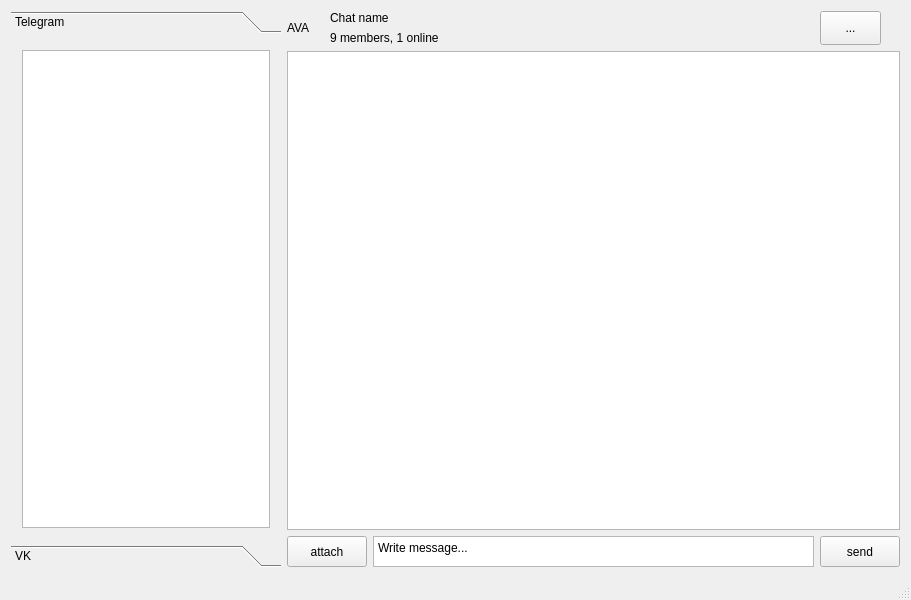
<?xml version="1.0" encoding="UTF-8"?>
<ui version="4.0">
 <class>MainWindow</class>
 <widget class="QMainWindow" name="MainWindow">
  <property name="geometry">
   <rect>
    <x>0</x>
    <y>0</y>
    <width>911</width>
    <height>600</height>
   </rect>
  </property>
  <property name="windowTitle">
   <string>MainWindow</string>
  </property>
  <widget class="QWidget" name="centralWidget">
   <layout class="QGridLayout" name="gridLayout">
    <item row="0" column="1" rowspan="2">
     <widget class="QLabel" name="avaL">
      <property name="maximumSize">
       <size>
        <width>41</width>
        <height>41</height>
       </size>
      </property>
      <property name="text">
       <string>AVA</string>
      </property>
     </widget>
    </item>
    <item row="3" column="4">
     <widget class="QPushButton" name="sendB">
      <property name="maximumSize">
       <size>
        <width>16777215</width>
        <height>31</height>
       </size>
      </property>
      <property name="text">
       <string>send</string>
      </property>
     </widget>
    </item>
    <item row="2" column="1" colspan="4">
     <widget class="QListView" name="messageView"/>
    </item>
    <item row="1" column="2" colspan="2">
     <widget class="QLabel" name="chatStatus">
      <property name="text">
       <string>9 members, 1 online</string>
      </property>
     </widget>
    </item>
    <item row="3" column="1" colspan="2">
     <widget class="QPushButton" name="attachB">
      <property name="maximumSize">
       <size>
        <width>16777215</width>
        <height>31</height>
       </size>
      </property>
      <property name="text">
       <string>attach</string>
      </property>
     </widget>
    </item>
    <item row="3" column="3">
     <widget class="QTextEdit" name="textEdit">
      <property name="maximumSize">
       <size>
        <width>16777215</width>
        <height>31</height>
       </size>
      </property>
      <property name="html">
       <string>&lt;!DOCTYPE HTML PUBLIC &quot;-//W3C//DTD HTML 4.0//EN&quot; &quot;http://www.w3.org/TR/REC-html40/strict.dtd&quot;&gt;
&lt;html&gt;&lt;head&gt;&lt;meta name=&quot;qrichtext&quot; content=&quot;1&quot; /&gt;&lt;style type=&quot;text/css&quot;&gt;
p, li { white-space: pre-wrap; }
&lt;/style&gt;&lt;/head&gt;&lt;body style=&quot; font-family:'Sans Serif'; font-size:9pt; font-weight:400; font-style:normal;&quot;&gt;
&lt;p style=&quot; margin-top:0px; margin-bottom:0px; margin-left:0px; margin-right:0px; -qt-block-indent:0; text-indent:0px;&quot;&gt;Write message...&lt;/p&gt;&lt;/body&gt;&lt;/html&gt;</string>
      </property>
     </widget>
    </item>
    <item row="0" column="4" rowspan="2">
     <widget class="QPushButton" name="chaActionsB">
      <property name="maximumSize">
       <size>
        <width>61</width>
        <height>41</height>
       </size>
      </property>
      <property name="text">
       <string>...</string>
      </property>
     </widget>
    </item>
    <item row="0" column="2" colspan="2">
     <widget class="QLabel" name="chatTitle">
      <property name="text">
       <string>Chat name</string>
      </property>
     </widget>
    </item>
    <item row="0" column="0" rowspan="4">
     <widget class="QToolBox" name="chatList">
      <property name="maximumSize">
       <size>
        <width>270</width>
        <height>16777215</height>
       </size>
      </property>
      <property name="currentIndex">
       <number>0</number>
      </property>
      <widget class="QWidget" name="page">
       <property name="geometry">
        <rect>
         <x>0</x>
         <y>0</y>
         <width>270</width>
         <height>502</height>
        </rect>
       </property>
       <attribute name="label">
        <string>Telegram</string>
       </attribute>
       <layout class="QVBoxLayout" name="verticalLayout">
        <item>
         <widget class="QListView" name="listView"/>
        </item>
       </layout>
      </widget>
      <widget class="QWidget" name="page_2">
       <attribute name="label">
        <string>VK</string>
       </attribute>
      </widget>
     </widget>
    </item>
   </layout>
  </widget>
  <widget class="QStatusBar" name="statusBar"/>
 </widget>
 <layoutdefault spacing="6" margin="11"/>
 <resources/>
 <connections/>
</ui>
